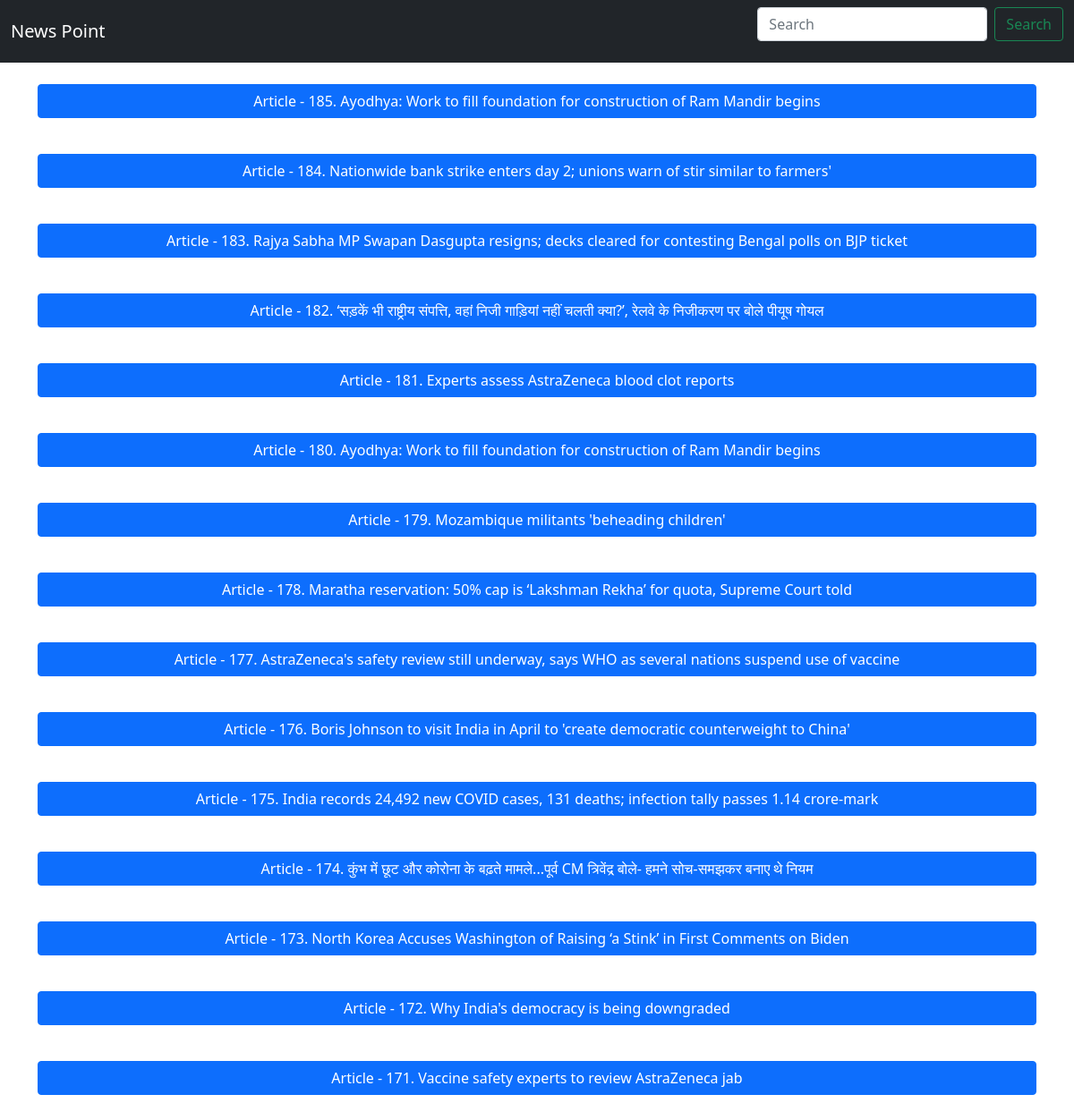
The page / on the database its author committed.
### main.py (models this page shows, shortened)
class Article(db.Model):
    id = db.Column(db.Integer, primary_key=True)
    headline = db.Column(db.String(200), nullable=False)
    image_url = db.Column(db.String(1000), nullable=False)
    content = db.Column(db.String(400), nullable=False)
    redirect_url = db.Column(db.String(400), nullable=False)
    data_from = db.Column(db.String(200), nullable=False)

### main.py (the view)
@app.route('/')
def index():
    content = Article.query.order_by(Article.id.desc()).limit(15).all()
    return render_template('index.html', content=content)

### templates/Index.html (shortened to what this page needs)
<html>
    <head>
        <link href="https://cdn.jsdelivr.net/npm/bootstrap@5.0.0-beta2/dist/css/bootstrap.min.css" rel="stylesheet">
    </head>
    <body>
        <nav class="navbar navbar-expand-lg navbar-dark bg-dark">
            <div class="container-fluid">
              <a class="navbar-brand" href="/">News Point</a>
              <form class="d-flex" method="get" action="/search">
                <input class="form-control me-2" type="search" placeholder="Search" aria-label="Search" name="search" id="search">
                <button class="btn btn-outline-success" type="submit">Search</button>
              </form>
              </div>
          </nav>
          <br/>
          <div class="container">
              <div class="row">
            {% if content is not none %}
            {% for i in content %}
            <div class="col-md-12">
                <p>
                    <button class="btn btn-primary" type="button" data-bs-toggle="collapse" data-bs-target="#collapseExample{{i.id}}" aria-expanded="false" aria-controls="collapseExample{{i.id}}" style="width:100%;">
                      Article - {{i.id}}. {{i.headline}}
                    </button>
                  </p>
                  <br/>
              </div>
            {% endfor %}
            {% else %}
            <div class="col" style="text-align: center;"><h1>No Articles Found</h1><a href="/" class="btn btn-link">Go to home</a></div>
            {% endif %}
        </div>
    </div>
    </body>
</html>

### rows shown on the page
Article: id "185", headline "Ayodhya: Work to fill foundation for construction of Ram Mandir begins"
Article: id "184", headline "Nationwide bank strike enters day 2; unions warn of stir similar to farmers'"
Article: id "183", headline "Rajya Sabha MP Swapan Dasgupta resigns; decks cleared for contesting Bengal polls on BJP ticket"
Article: id "182", headline "‘सड़कें भी राष्ट्रीय संपत्ति, वहां निजी गाड़ियां नहीं चलती क्या?’, रेलवे के निजीकरण पर बोले पीयूष गोयल"
Article: id "181", headline "Experts assess AstraZeneca blood clot reports"
Article: id "180", headline "Ayodhya: Work to fill foundation for construction of Ram Mandir begins"
Article: id "179", headline "Mozambique militants 'beheading children'"
Article: id "178", headline "Maratha reservation: 50% cap is ‘Lakshman Rekha’ for quota, Supreme Court told"
Article: id "177", headline "AstraZeneca's safety review still underway, says WHO as several nations suspend use of vaccine"
Article: id "176", headline "Boris Johnson to visit India in April to 'create democratic counterweight to China'"
Article: id "175", headline "India records 24,492 new COVID cases, 131 deaths; infection tally passes 1.14 crore-mark"
Article: id "174", headline "कुंभ में छूट और कोरोना के बढ़ते मामले...पूर्व CM त्रिवेंद्र बोले- हमने सोच-समझकर बनाए थे नियम"
Article: id "173", headline "North Korea Accuses Washington of Raising ‘a Stink’ in First Comments on Biden"
Article: id "172", headline "Why India's democracy is being downgraded"
Article: id "171", headline "Vaccine safety experts to review AstraZeneca jab"
